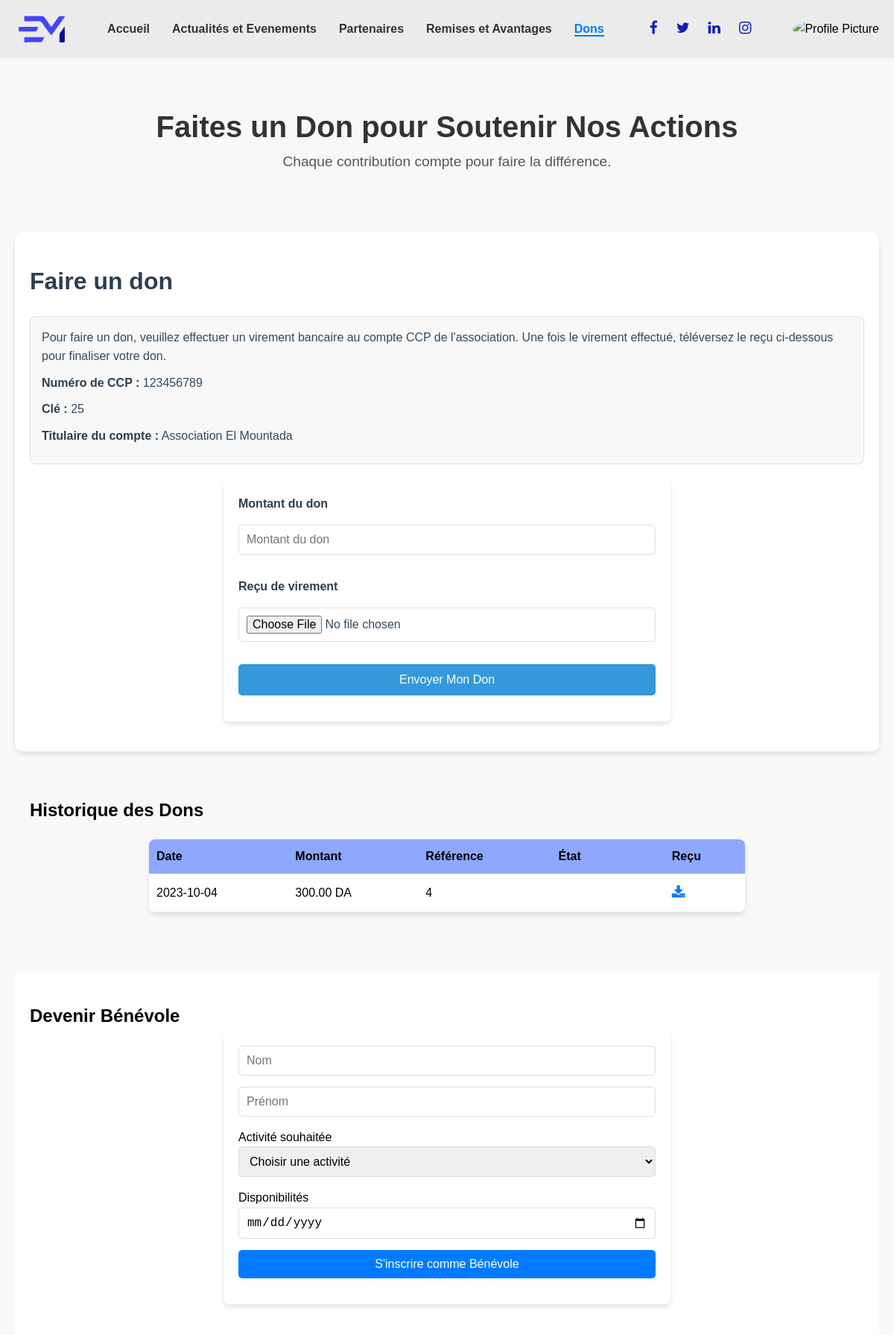
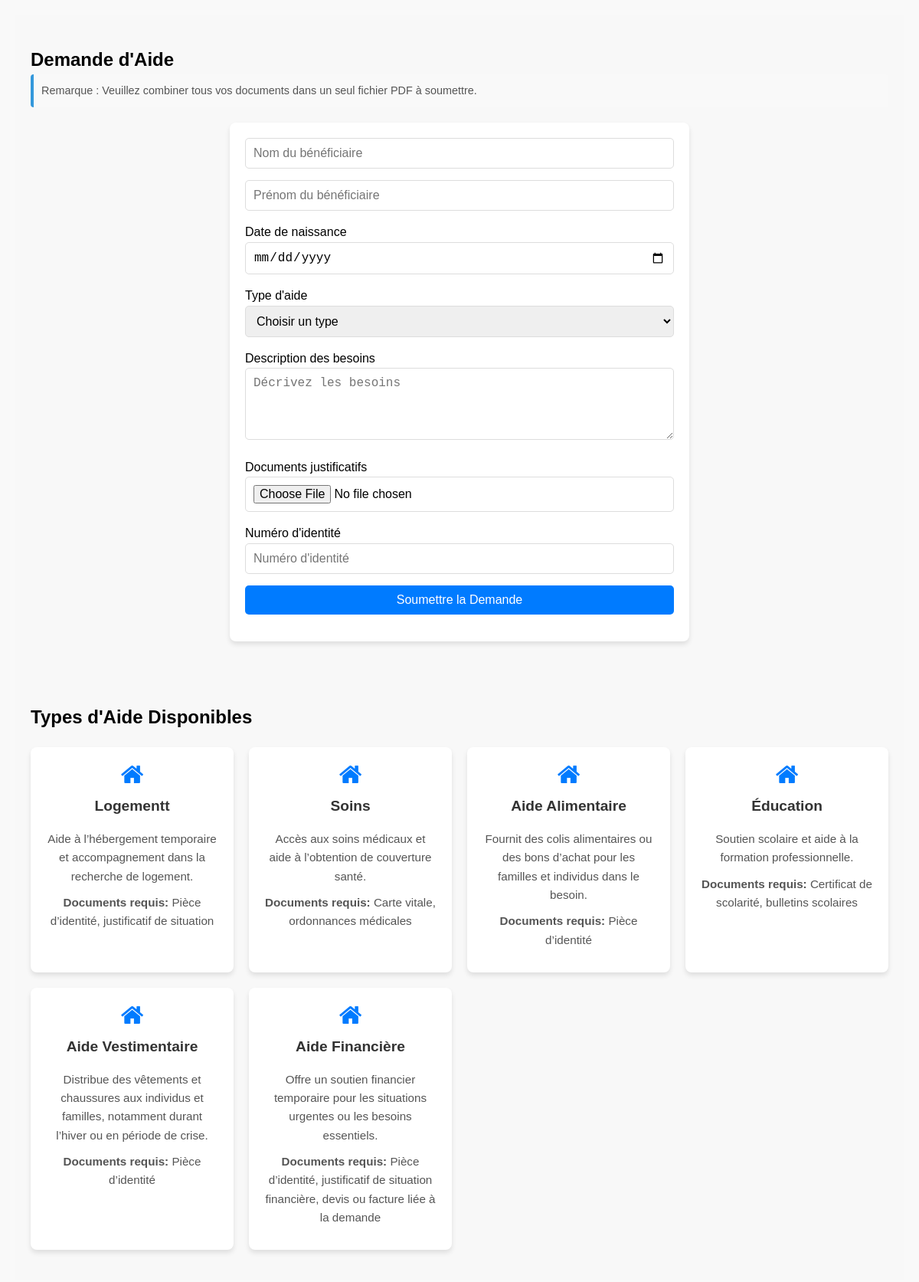
Screenshot of /views/Membre/dons.php (signed in, upper part) with the database file from the repository (2 pictures, top to bottom).
### tables this page shows
CREATE TABLE IF NOT EXISTS `dons` (
  `id` int NOT NULL AUTO_INCREMENT,
  `id_membre` int DEFAULT NULL,
  `montant` decimal(10,2) NOT NULL,
  `recu` text,
  `date_don` date NOT NULL,
  `cree_le` timestamp NULL DEFAULT CURRENT_TIMESTAMP,
  `modifie_le` timestamp NULL DEFAULT CURRENT_TIMESTAMP ON UPDATE CURRENT_TIMESTAMP,
  `statut` enum('En attente','Validé','Rejeté') DEFAULT 'En attente',
  PRIMARY KEY (`id`),
  KEY `id_membre` (`id_membre`)
);

CREATE TABLE IF NOT EXISTS `types_aide` (
  `id` int NOT NULL AUTO_INCREMENT,
  `type_aide` varchar(100) NOT NULL,
  `description` text NOT NULL,
  `documents_necessaires` text NOT NULL,
  `cree_le` timestamp NULL DEFAULT CURRENT_TIMESTAMP,
  `modifie_le` timestamp NULL DEFAULT CURRENT_TIMESTAMP ON UPDATE CURRENT_TIMESTAMP,
  PRIMARY KEY (`id`)
);

### controllers/DonController.php (called while the page is built, shortened)
<?php
require_once __DIR__ . '/../models/db.php';
class DonController {
    private $conn;
    public function __construct() {
        $database = new Database();
        $this->conn = $database->connect();
    }
    public function getUserDonations($userId) {
        $query = "SELECT id, montant, date_don, statut, recu
                  FROM dons
                  WHERE id_membre = :id_membre
                  ORDER BY date_don DESC";
        $stmt = $this->conn->prepare($query);
        $stmt->bindParam(':id_membre', $userId);
        $stmt->execute();
        return $stmt->fetchAll(PDO::FETCH_ASSOC);
    }
}
?>

### models/db.php (called while the page is built, shortened)
<?php
class Database {
    private $host = 'localhost';
    private $db_name = 'elmountada';
    private $username = 'root';
    private $password = '';
    public function connect() {
        $this->conn = null;
        try {
            $this->conn = new PDO("mysql:host={$this->host};dbname={$this->db_name}", $this->username, $this->password);
            $this->conn->setAttribute(PDO::ATTR_ERRMODE, PDO::ERRMODE_EXCEPTION);
        } catch (PDOException $e) {
            echo "Connection error: " . $e->getMessage();
        }
        return $this->conn;
    }
}
?>

### controllers/AideController.php (called while the page is built, shortened)
<?php
require_once __DIR__ . '/../models/Aide.php';
require_once __DIR__ . '/../models/db.php';
class AideController {
    private $aide;
    public function __construct() {
        $database = new Database();
        $db = $database->connect();
        $this->aide = new Aide($db);
    }
    public function getTypesAide() {
        $result = $this->aide->lire();
        return $result->fetchAll(PDO::FETCH_ASSOC);
    }
}
?>

### models/Aide.php (called while the page is built, shortened)
<?php
class Aide {
    private $conn;
    private $table = 'types_aide';
    public function __construct($db) {
        $this->conn = $db;
    }
    public function lire() {
        $query = 'SELECT * FROM ' . $this->table;
        $stmt = $this->conn->prepare($query);
        $stmt->execute();
        return $stmt;
    }
}
?>

### views/Membre/dons.php (the view, shortened to what this page needs)
<?php
$isUserLoggedIn = isset($_SESSION['user_id']);
require_once __DIR__ . '/../../controllers/AideController.php';
require_once __DIR__ . '/../../controllers/DonController.php';
$aideController = new AideController();
$types_aide = $aideController->getTypesAide();
if ($isUserLoggedIn) {
    require_once __DIR__ . '/../../controllers/DonController.php';
    $donController = new DonController();
    $dons = $donController->getUserDonations($_SESSION['user_id']);
}
?>
<!DOCTYPE html>
<html lang="en">
<head>
    <link rel="stylesheet" href="styles.css">
    <link rel="stylesheet" href="https://cdnjs.cloudflare.com/ajax/libs/font-awesome/4.7.0/css/font-awesome.min.css">
</head>
<body>
    <?php include 'navbar.php'; ?>
   <main class="donations-page">
        <section class="donations-header">
            <h1>Faites un Don pour Soutenir Nos Actions</h1>
            <p>Chaque contribution compte pour faire la différence.</p>
        </section>
<section class="make-donation-section">
    <h2>Faire un don</h2>
    <div class="donation-instructions">
        <p>
            Pour faire un don, veuillez effectuer un virement bancaire au compte CCP de l'association.
            Une fois le virement effectué, téléversez le reçu ci-dessous pour finaliser votre don.
        </p>
        <p><strong>Numéro de CCP :</strong> 123456789</p>
            <p><strong>Clé :</strong> 25</p>
            <p><strong>Titulaire du compte :</strong> Association El Mountada</p>
    </div>
    <form class="donation-form" action="" method="POST" enctype="multipart/form-data">
        <label for="donation-amount">Montant du don</label>
        <input type="number" id="donation-amount" name="montant" placeholder="Montant du don" required>
        <label for="donation-document">Reçu de virement</label>
        <input type="file" id="donation-document" name="recu" accept=".pdf,.jpg,.png" required>
        <button type="submit" class="donation-submit-btn">Envoyer Mon Don</button>
    </form>
</section>
<?php if ($isUserLoggedIn): ?>
    <section class="donation-history-section">
        <h2>Historique des Dons</h2>
        <table class="table">
            <thead>
                <tr>
                    <th>Date</th>
                    <th>Montant</th>
                    <th>Référence</th>
                    <th>État</th>
                    <th>Reçu</th>
                </tr>
            </thead>
            <tbody>
                <?php if (!empty($dons)): ?>
                    <?php foreach ($dons as $don): ?>
                        <tr>
                            <td><?php echo htmlspecialchars($don['date_don']); ?></td>
                            <td><?php echo htmlspecialchars($don['montant']); ?> DA</td>
                            <td><?php echo htmlspecialchars($don['id']); ?></td>
                            <td>
                                <span class="status <?php echo htmlspecialchars(strtolower($don['statut'])); ?>">
                                </span>
                            </td>
                            <td>
                                <a href="<?php echo htmlspecialchars($don['recu']); ?>" class="download-receipt" download>
                                    <i class="fa fa-download"></i>
                                </a>
                            </td>
                        </tr>
                    <?php endforeach; ?>
                <?php else: ?>
                    <tr>
                        <td colspan="5">Aucun don enregistré pour le moment.</td>
                    </tr>
                <?php endif; ?>
            </tbody>
        </table>
    </section>
<?php endif; ?>
<?php if ($isUserLoggedIn): ?>
    <section class="volunteer-section">
        <h2>Devenir Bénévole</h2>
        <form class="volunteer-form" id="volunteerForm">
            <div class="form-group">
                <input type="text" name="nom" placeholder="Nom" required>
                <input type="text" name="prenom" placeholder="Prénom" required>
            </div>
            <label for="activity">Activité souhaitée</label>
            <select id="activity" name="evenement" required>
                <option value="" disabled selected>Choisir une activité</option>
            </select>
            <label for="availability">Disponibilités</label>
            <input type="date" id="availability" name="date_disponibilite" required>
            <button type="submit" class="volunteer-submit-btn">S'inscrire comme Bénévole</button>
        </form>
    </section>
<?php endif; ?>
<section class="assistance-request-section">
    <h2>Demande d'Aide</h2>
    <p class="remarque">Remarque : Veuillez combiner tous vos documents dans un seul fichier PDF à soumettre.</p>
    <form id="assistanceForm" class="assistance-form" enctype="multipart/form-data">
        <div class="form-group">
            <input type="text" name="nom" placeholder="Nom du bénéficiaire" required>
            <input type="text" name="prenom" placeholder="Prénom du bénéficiaire" required>
        </div>
        <label for="birth-date">Date de naissance</label>
        <input type="date" id="birth-date" name="date_naissance" required>
        <label for="aid-type">Type d'aide</label>
        <select id="aid-type" name="type_aide" required>
            <option value="" disabled selected>Choisir un type</option>
        </select>
        <label for="needs-description">Description des besoins</label>
        <textarea id="needs-description" name="description" rows="4" placeholder="Décrivez les besoins" required></textarea>
        <label for="assistance-document">Documents justificatifs</label>
        <input type="file" id="assistance-document" name="fichier" required>
        <label for="numero-identite">Numéro d'identité</label>
        <input type="text" id="numero-identite" name="numero_identite" placeholder="Numéro d'identité" required>
        <button type="submit" class="assistance-submit-btn">Soumettre la Demande</button>
    </form>
</section>
        <section class="aid-types-section">
            <h2>Types d'Aide Disponibles</h2>
            <div class="aid-types-grid">
                <?php if (!empty($types_aide)): ?>
                    <?php foreach ($types_aide as $aide): ?>
                        <div class="aid-card">
                            <h3><i class="fa fa-home"></i> <?php echo htmlspecialchars($aide['type_aide']); ?></h3>
                            <p><?php echo htmlspecialchars($aide['description']); ?></p>
                            <p><strong>Documents requis:</strong> <?php echo htmlspecialchars($aide['documents_necessaires']); ?></p>
                        </div>
                    <?php endforeach; ?>
                <?php else: ?>
                    <p>Aucun type d'aide disponible pour le moment.</p>
                <?php endif; ?>
            </div>
        </section>
    </main>
    <?php include 'footer.php'; ?>
</body>
</html>

### views/Membre/styles.css (style rules this page uses)
* { margin: 0; padding: 0; box-sizing: border-box; }
body { font-family: Arial, sans-serif; line-height: 1.6; }
.donations-page { padding: 20px; background-color: #f9f9f9; }
.donations-header { text-align: center; margin-bottom: 40px; }
.donations-header h1 { font-size: 2.5rem; color: #333; }
.donations-header p { font-size: 1.2rem; color: #555; }
.donations-page section { padding: 40px 20px; }
.donations-page section:nth-child(odd) { background-color: #f8f8f8; }
.donations-page section:nth-child(even) { background-color: #ffffff; }
.donations-page section + section { margin-top: 20px; }
form { max-width: 600px; margin: 0 auto; background: #fff; padding: 20px; border-radius: 8px; box-shadow: 0 4px 6px rgba(0, 0, 0, 0.1); }
form input, form select, form textarea, form button { width: 100%; padding: 10px; margin-bottom: 15px; border: 1px solid #ddd; border-radius: 5px; font-size: 1rem; }
form button { background-color: #007bff; color: #fff; border: none; cursor: pointer; font-size: 1rem; transition: background-color 0.3s ease; }
.table { width: 90%; max-width: 800px; margin: 20px auto; border-collapse: collapse; background-color: #fff; border-radius: 8px; overflow: hidden; box-shadow: 0 4px 6px rgba(0, 0, 0, 0.1); }
.table th, .table td { padding: 10px; text-align: left; border-bottom: 1px solid #ececec; }
.table th { background-color: #8ea8ff; font-weight: bold; }
.status { padding: 5px 10px; border-radius: 5px; color: #fff; font-weight: bold; }
.download-receipt { color: #007bff; text-decoration: none; font-size: 1.2rem; }
.aid-types-grid { display: grid; grid-template-columns: repeat(auto-fit, minmax(250px, 1fr)); gap: 20px; margin-top: 20px; }
.aid-card { background: #fff; padding: 20px; border-radius: 8px; box-shadow: 0 4px 6px rgba(0, 0, 0, 0.1); text-align: center; }
.aid-card h3 { margin-bottom: 15px; color: #333; font-size: 1.2rem; }
.aid-card p { font-size: 0.95rem; color: #555; margin-bottom: 10px; }
.aid-card i { font-size: 2rem; color: #007bff; margin-bottom: 10px; display: block; }
.make-donation-section { background-color: #ffffff; padding: 20px; border-radius: 10px; box-shadow: 0 4px 8px rgba(0, 0, 0, 0.1); margin-bottom: 20px; }
.make-donation-section h2 { font-size: 2rem; color: #2c3e50; margin-bottom: 20px; }
.donation-instructions { background-color: #f8f8f8; padding: 15px; border-radius: 8px; margin-bottom: 20px; border: 1px solid #e0e0e0; }
.donation-instructions p { font-size: 1rem; color: #34495e; line-height: 1.6; margin-bottom: 10px; }
.donation-instructions strong { color: #2c3e50; }
.donation-form { display: flex; flex-direction: column; gap: 15px; }
.donation-form label { font-size: 1rem; color: #2c3e50; font-weight: bold; }
.donation-form input[type="number"], .donation-form input[type="file"] { padding: 10px; border: 1px solid #e0e0e0; border-radius: 5px; font-size: 1rem; color: #34495e; background-color: #ffffff; }
.donation-submit-btn { padding: 12px 20px; background-color: #3498db; color: #ffffff; border: none; border-radius: 5px; font-size: 1rem; cursor: pointer; transition: background-color 0.3s ease; }
.status { padding: 5px 10px; border-radius: 5px; font-size: 0.9rem; color: #fff; }

### views/Membre/dons.php (style rules this page uses)
.make-donation-section { background-color: #ffffff; padding: 20px; border-radius: 10px; box-shadow: 0 4px 8px rgba(0, 0, 0, 0.1); margin-bottom: 20px; }
.make-donation-section h2 { font-size: 2rem; color: #2c3e50; margin-bottom: 20px; }
.donation-instructions { background-color: #f8f8f8; padding: 15px; border-radius: 8px; margin-bottom: 20px; border: 1px solid #e0e0e0; }
.donation-instructions p { font-size: 1rem; color: #34495e; line-height: 1.6; margin-bottom: 10px; }
.donation-instructions strong { color: #2c3e50; }
.donation-form { display: flex; flex-direction: column; gap: 15px; }
.donation-form label { font-size: 1rem; color: #2c3e50; font-weight: bold; }
.donation-form input[type="number"], .donation-form input[type="file"] { padding: 10px; border: 1px solid #e0e0e0; border-radius: 5px; font-size: 1rem; color: #34495e; background-color: #ffffff; }
.donation-submit-btn { padding: 12px 20px; background-color: #3498db; color: #ffffff; border: none; border-radius: 5px; font-size: 1rem; cursor: pointer; transition: background-color 0.3s ease; }
.remarque { font-size: 0.9rem; color: #555; background-color: #f9f9f9; padding: 10px; border-left: 4px solid #3498db; margin-bottom: 20px; border-radius: 4px; }

### rows the page displays
dons: date_don "2023-10-04", montant "300.00", id "4"
types_aide: type_aide "Logementt", description "Aide à l’hébergement temporaire et accompagnement dans la recherche de logement.", documents_necessaires "Pièce d’identité, justificatif de situation"
types_aide: type_aide "Soins", description "Accès aux soins médicaux et aide à l’obtention de couverture santé.", documents_necessaires "Carte vitale, ordonnances médicales"
types_aide: type_aide "Aide Alimentaire", description "Fournit des colis alimentaires ou des bons d’achat pour les familles et individus dans le besoin.", documents_necessaires "Pièce d’identité"
types_aide: type_aide "Éducation", description "Soutien scolaire et aide à la formation professionnelle.", documents_necessaires "Certificat de scolarité, bulletins scolaires"
types_aide: type_aide "Aide Vestimentaire", description "Distribue des vêtements et chaussures aux individus et familles, notamment durant l’hiver ou en période de crise.", documents_necessaires "Pièce d’identité"
types_aide: type_aide "Aide Financière", description "Offre un soutien financier temporaire pour les situations urgentes ou les besoins essentiels.", documents_necessaires "Pièce d’identité, justificatif de situation financière, devis ou facture liée à la demande"
